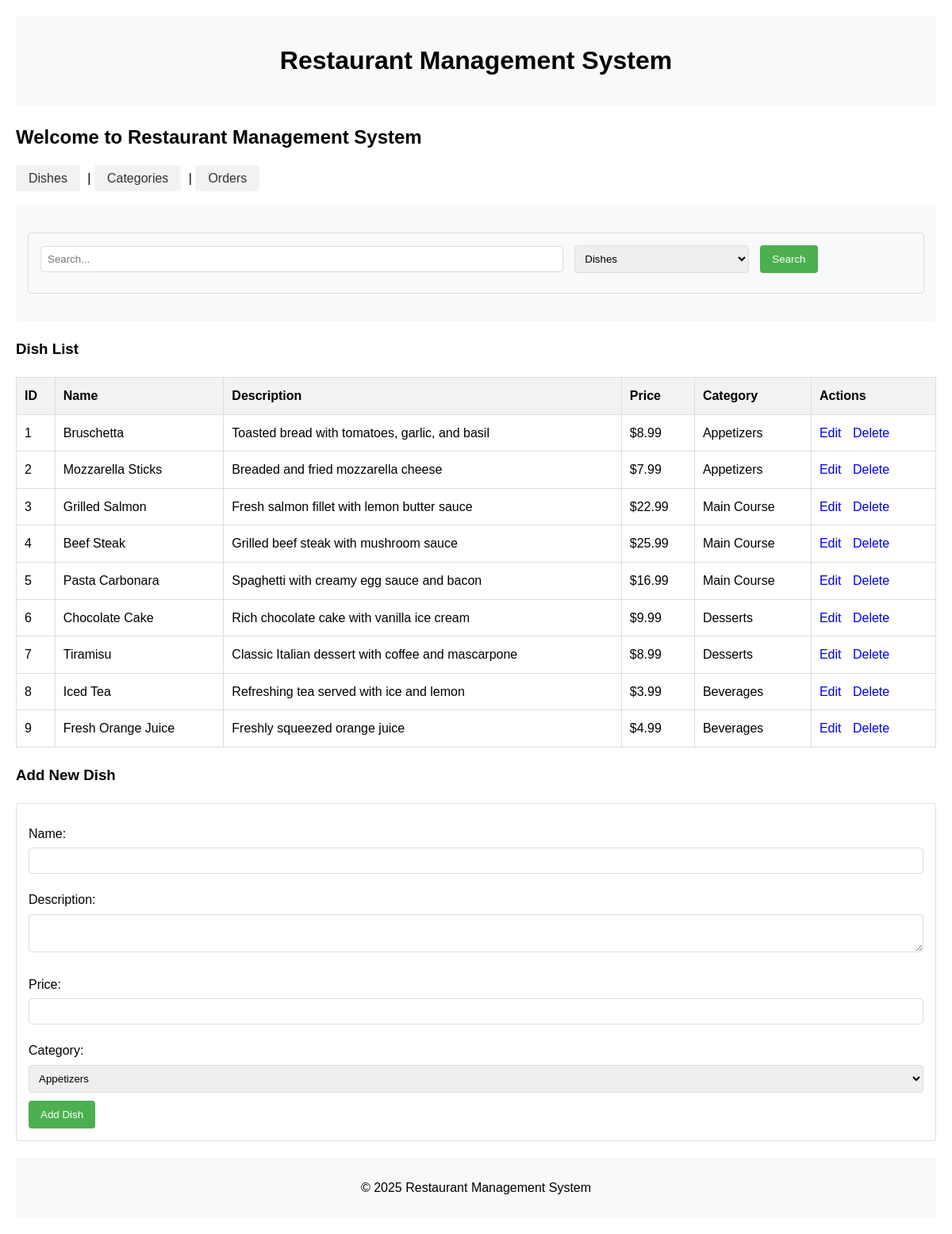
The app's page /?page=dishes with its own data.
### tables this page shows
CREATE TABLE dishes (
    id INT AUTO_INCREMENT PRIMARY KEY,
    name VARCHAR(100) NOT NULL,
    description TEXT,
    price DECIMAL(10, 2) NOT NULL,
    category_id INT NOT NULL,
    FOREIGN KEY (category_id) REFERENCES categories(id)
);

CREATE TABLE categories (
    id INT AUTO_INCREMENT PRIMARY KEY,
    name VARCHAR(100) NOT NULL,
    description TEXT
);

### config/db.php (called while the page is built, shortened)
<?php
class Database {
    private $host = "localhost";
    private $port = "3307";
    private $username = "root";
    private $password = "";
    private $dbname = "restoran_db";
    public function __construct() {
        try {
            $dsn = "mysql:host={$this->host};port={$this->port};dbname={$this->dbname};charset=utf8";
            $this->conn = new PDO($dsn, $this->username, $this->password);
        } catch (PDOException $e) {
            die("❌ Connection failed in Database.php: " . $e->getMessage());
        }
    }
}
?>

### class/Dish.php (called while the page is built, shortened)
<?php
require_once 'config/db.php';
class Dish {
    private $db;
    public function __construct() {
        $this->db = (new Database())->conn;
    }
    public function getAllDishes() {
        $stmt = $this->db->query("SELECT dishes.*, categories.name as category_name
                                 FROM dishes
                                 JOIN categories ON dishes.category_id = categories.id");
        return $stmt->fetchAll(PDO::FETCH_ASSOC);
    }
}
?>

### class/Category.php (called while the page is built, shortened)
<?php
require_once 'config/db.php';
class Category {
    private $db;
    public function __construct() {
        $this->db = (new Database())->conn;
    }
    public function getAllCategories() {
        $stmt = $this->db->query("SELECT * FROM categories");
        return $stmt->fetchAll(PDO::FETCH_ASSOC);
    }
}
?>

### view/dishes.php (the view)
<h3>Dish List</h3>
<table border="1">
    <tr>
        <th>ID</th>
        <th>Name</th>
        <th>Description</th>
        <th>Price</th>
        <th>Category</th>
        <th>Actions</th>
    </tr>
    <?php foreach ($dish->getAllDishes() as $d): ?>
    <tr>
        <td><?= $d['id'] ?></td>
        <td><?= $d['name'] ?></td>
        <td><?= $d['description'] ?></td>
        <td>$<?= $d['price'] ?></td>
        <td><?= $d['category_name'] ?></td>
        <td class="action-links">
            <a href="?page=dishes&edit=<?= $d['id'] ?>">Edit</a>
            <a href="?page=dishes&delete_dish=<?= $d['id'] ?>" onclick="return confirm('Are you sure?')">Delete</a>
        </td>
    </tr>
    <?php endforeach; ?>
</table>
<?php if (isset($_GET['edit'])): ?>
    <?php $editDish = $dish->getDishById($_GET['edit']); ?>
    <h3>Edit Dish</h3>
    <form method="POST">
        <input type="hidden" name="id" value="<?= $editDish['id'] ?>">
        <label>Name:</label>
        <input type="text" name="name" value="<?= $editDish['name'] ?>" required>
        <label>Description:</label>
        <textarea name="description"><?= $editDish['description'] ?></textarea>
        <label>Price:</label>
        <input type="number" name="price" step="0.01" value="<?= $editDish['price'] ?>" required>
        <label>Category:</label>
        <select name="category_id">
            <?php foreach ($category->getAllCategories() as $c): ?>
                <option value="<?= $c['id'] ?>" <?= $c['id'] == $editDish['category_id'] ? 'selected' : '' ?>>
                    <?= $c['name'] ?>
                </option>
            <?php endforeach; ?>
        </select>
        <button type="submit" name="update_dish">Update Dish</button>
    </form>
<?php else: ?>
    <h3>Add New Dish</h3>
    <form method="POST">
        <label>Name:</label>
        <input type="text" name="name" required>
        <label>Description:</label>
        <textarea name="description"></textarea>
        <label>Price:</label>
        <input type="number" name="price" step="0.01" required>
        <label>Category:</label>
        <select name="category_id">
            <?php foreach ($category->getAllCategories() as $c): ?>
                <option value="<?= $c['id'] ?>"><?= $c['name'] ?></option>
            <?php endforeach; ?>
        </select>
        <button type="submit" name="add_dish">Add Dish</button>
    </form>
<?php endif; ?>

### index.php (shortened to what this page needs)
<?php
require_once 'class/Dish.php';
require_once 'class/Category.php';
$dish = new Dish();
$category = new Category();
$order = new Order();
$searchKeyword = '';
?>
<!DOCTYPE html>
<html lang="en">
<head>
    <link rel="stylesheet" href="style.css">
</head>
<body>
    <?php include 'view/header.php'; ?>
    <main>
        <h2>Welcome to Restaurant Management System</h2>
        <nav>
            <a href="?page=dishes">Dishes</a> |
            <a href="?page=categories">Categories</a> |
            <a href="?page=orders">Orders</a>
        </nav>
        <div class="search-container">
            <form method="GET" action="">
                <input type="text" name="keyword" placeholder="Search..." value="<?= htmlspecialchars($searchKeyword) ?>">
                <select name="search_type">
                    <option value="dishes">Dishes</option>
                </select>
                <button type="submit" name="search">Search</button>
            </form>
        </div>
        <?php
        if (isset($_GET['page'])) {
            $page = $_GET['page'];
            if ($page == 'dishes') include 'view/dishes.php';
            elseif ($page == 'categories') include 'view/categories.php';
            elseif ($page == 'orders') include 'view/orders.php';
            elseif ($page == 'order_details' && isset($_GET['id'])) {
                $orderDetails = $order->getOrderById($_GET['id']);
                $orderItems = $order->getOrderDetails($_GET['id']);
                include 'view/order_details.php';
            }
        }
        ?>
    </main>
    <?php include 'view/footer.php'; ?>
</body>
</html>

### view/header.php
<header>
    <h1>Restaurant Management System</h1>
</header>

### view/footer.php
<footer>
    <p>&copy; 2025 Restaurant Management System</p>
</footer>

### style.css (style rules this page uses)
body { font-family: Arial, sans-serif; margin: 20px; line-height: 1.6; }
header, footer { text-align: center; padding: 10px; background-color: #f8f9fa; margin-bottom: 20px; }
footer { margin-top: 20px; }
table { width: 100%; border-collapse: collapse; margin: 20px 0; }
th, td { padding: 10px; text-align: left; border: 1px solid #ddd; }
th { background-color: #f2f2f2; }
nav { margin: 20px 0; }
nav a { padding: 8px 16px; text-decoration: none; color: #333; background-color: #f2f2f2; border-radius: 4px; margin-right: 5px; }
form { margin: 20px 0; padding: 15px; border: 1px solid #ddd; border-radius: 4px; }
label { display: block; margin: 10px 0 5px; }
input[type="text"], input[type="number"], textarea, select { width: 100%; padding: 8px; margin-bottom: 10px; border: 1px solid #ddd; border-radius: 4px; box-sizing: border-box; }
button, input[type="submit"] { background-color: #4caf50; color: white; padding: 10px 15px; border: none; border-radius: 4px; cursor: pointer; }
.search-container { margin: 20px 0; padding: 15px; background-color: #f8f9fa; border-radius: 4px; }
.search-container input[type="text"] { width: 60%; padding: 8px; margin-right: 10px; }
.search-container select { width: 20%; padding: 8px; margin-right: 10px; }
.action-links a { margin-right: 10px; text-decoration: none; }

### records on screen
dishes: id "1", name "Bruschetta", description "Toasted bread with tomatoes, garlic, and basil", price "8.99", category.name "Appetizers"
dishes: id "2", name "Mozzarella Sticks", description "Breaded and fried mozzarella cheese", price "7.99", category.name "Appetizers"
dishes: id "3", name "Grilled Salmon", description "Fresh salmon fillet with lemon butter sauce", price "22.99", category.name "Main Course"
dishes: id "4", name "Beef Steak", description "Grilled beef steak with mushroom sauce", price "25.99", category.name "Main Course"
dishes: id "5", name "Pasta Carbonara", description "Spaghetti with creamy egg sauce and bacon", price "16.99", category.name "Main Course"
dishes: id "6", name "Chocolate Cake", description "Rich chocolate cake with vanilla ice cream", price "9.99", category.name "Desserts"
dishes: id "7", name "Tiramisu", description "Classic Italian dessert with coffee and mascarpone", price "8.99", category.name "Desserts"
dishes: id "8", name "Iced Tea", description "Refreshing tea served with ice and lemon", price "3.99", category.name "Beverages"
dishes: id "9", name "Fresh Orange Juice", description "Freshly squeezed orange juice", price "4.99", category.name "Beverages"

### other values on screen
form field category_id "Appetizers"
